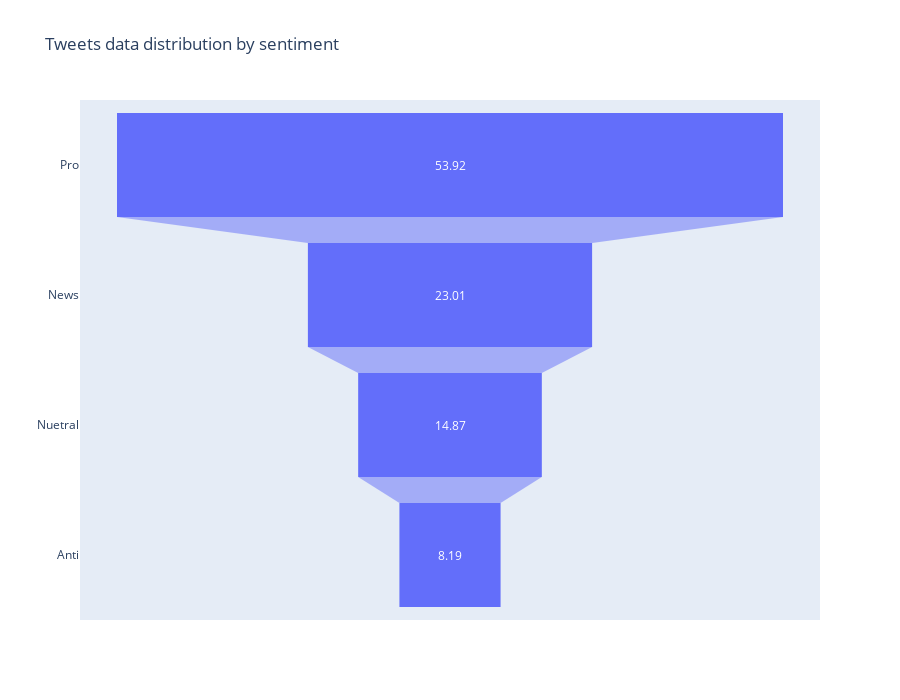

Here is the notebook cell this chart was saved with:
### Markdown cell above
<a id="five21"></a>
#### 5.2.1 Checking the distribution of the data

### Code cell
fig = go.Figure(go.Funnel(
    y = ["Pro","News", "Nuetral", "Anti"],
    x = round(train.sentiment.value_counts(normalize = True) * 100,2)
    ))
fig.update_layout(height=700,width = 900, showlegend=False, title_text="Tweets data distribution by sentiment")
fig.show()

### Figure 1 — Plotly figure (JSON) as saved in the notebook; plotly's stock layout.template omitted (floating-point values rounded to 4 significant figures)
{"data": [{"type": "funnel", "x": [53.92, 23.01, 14.87, 8.19], "y": ["Pro", "News", "Nuetral", "Anti"]}], "layout": {"height": 700, "showlegend": false, "title": {"text": "Tweets data distribution by sentiment"}, "width": 900}}
